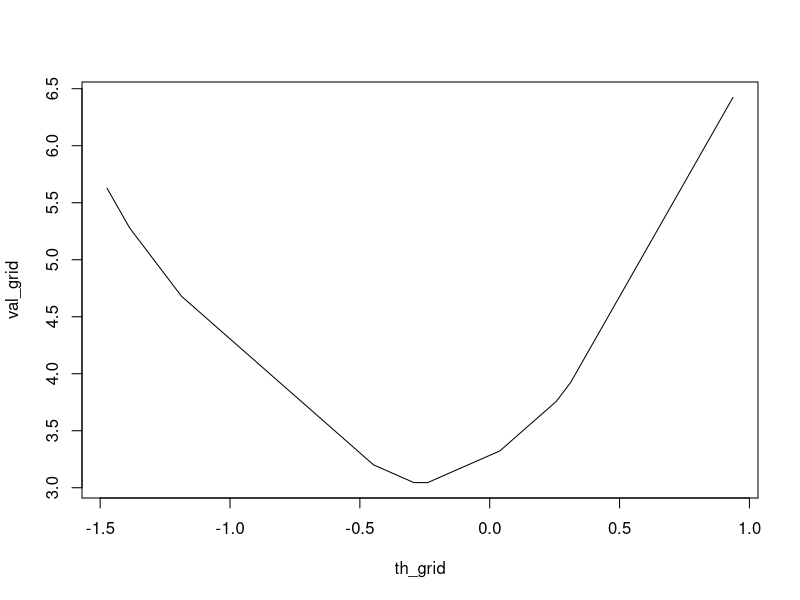

Recreate this plot in R.
q.loss <- function(q,x_vec)
{
  ta <- function(q,x)
  {
    if(x >= 0){
      return(q*x)
    } else {
      return(-(1-q)*x)
    }
  }
  val <- sapply(x_vec, function(x_var){return(ta(q = q,x = x_var))})
  return(val)
}

x <- rnorm(10)

fq.loss <- function(q,th,x)
{
  val <- q.loss(q = q,x_vec = (x-th))
  return(sum(val))
}

fq.loss(q = 0.2,th = 1,x = x)

th_grid <- seq(min(x),max(x),length.out = 1000)
val_grid <- sapply(th_grid,function(a){return(fq.loss(q = 0.5,th = a,x = x))})
plot(th_grid,val_grid,type = "l")
th_grid[which(val_grid == min(val_grid))]
median(x)
